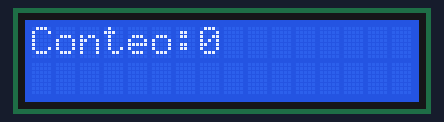
This sketch was run on a simulated Arduino Uno, built with avr-gcc and run on an emulated ATmega328P. On the bench: 16×2 character LCD.

Above: at 0.21 s.
At 5.14 s:
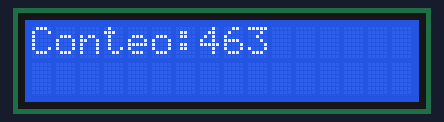
At 10.09 s:
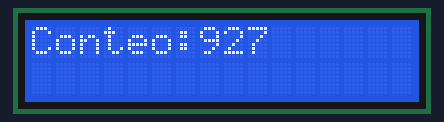
At 20.1 s:
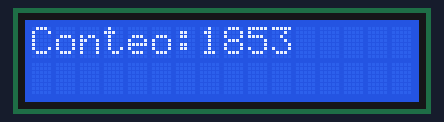
At 29.8 s:
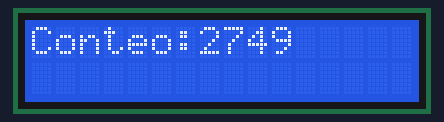
At 39.8 s:
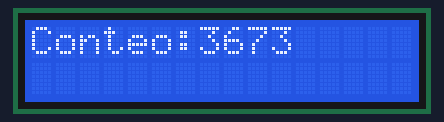

The sketch:

DisplayChevere.ino
```cpp
#include<LiquidCrystal.h>
LiquidCrystal lcd(12,11,5,4,3,2);
int contador = 0;

void setup() {
  lcd.begin(16,2);
  lcd.print("Conteo:");
}

void loop() {
  lcd.setCursor(7,0);
  lcd.print(contador);
  contador++;
  delay(10);
}
```
